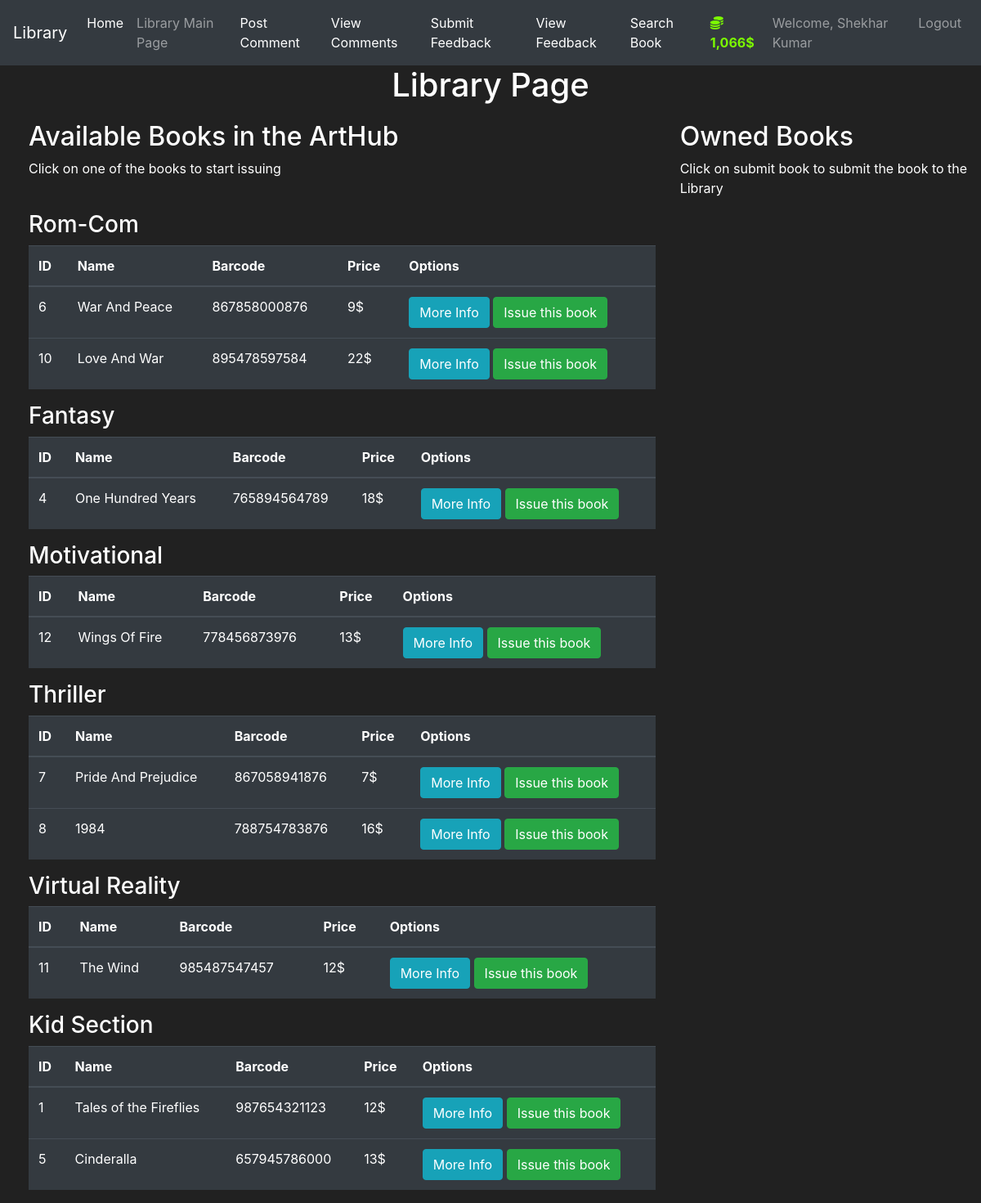
Page /market (signed in) on the committed database.
### market/models.py (models this page shows, shortened)
class User(db.Model, UserMixin):
    id=db.Column(db.Integer(), primary_key=True)
    username=db.Column(db.String(length=30), nullable=False, unique=True)
    email_address=db.Column(db.String(length=50),nullable=False,unique=True)
    password_hash=db.Column(db.String(length=60),nullable=False)
    budget=db.Column(db.Integer(),nullable=False, default=1000)
    is_admin = db.Column(db.Boolean(), nullable=False, server_default='0')
    items=db.relationship('Item',backref='owned_user',lazy=True)
    comments = db.relationship('Comment', backref='user', lazy=True)
    @property
    def prettier_budget(self):
        if len(str(self.budget)) >= 4:
            return f'{str(self.budget)[:-3]},{str(self.budget)[-3:]}$'
        else:
            return f"{self.budget}$"
    @property
    def password(self):
        return self.password

class Item(db.Model):
    id=db.Column(db.Integer(), primary_key=True)
    name=db.Column(db.String(length=30), nullable=False, unique=True)
    price= db.Column(db.Integer(), nullable=False )
    barcode=db.Column(db.String(length=12), nullable=False,unique=True)
    description=db.Column(db.String(length=1024), nullable=False, unique=True)
    category=db.Column(db.String(),nullable=False)
    owner=db.Column(db.Integer(),db.ForeignKey('user.id'))

### market/routes.py (the view, shortened to what this page needs)
@app.route('/market',methods=['GET','POST'])
@login_required
def market_page():
    purchase_form = PurchaseItemForm()
    selling_form = SellItemForm()
    items_by_category = {}
    all_categories = set()  # To ensure all categories are accounted for
    if request.method=="GET":
        items = Item.query.filter_by(owner=None)
        for item in items:
            if item.category not in items_by_category:
                items_by_category[item.category] = []
            items_by_category[item.category].append(item)
            all_categories.add(item.category)
        owned_items = Item.query.filter_by(owner=current_user.id)
        return render_template('market.html', items_by_category=items_by_category, all_categories=all_categories,
                            purchase_form=purchase_form, owned_items=owned_items, selling_form=selling_form)

### market/models.py (called while the page is built)
@login_manager.user_loader
def load_user(user_id):
    return User.query.get(int(user_id))

### market/templates/market.html (shortened to what this page needs)
{% extends 'base.html' %}
{% block title %}
<h1 style="text-align: center;">Library Page</h1>
{% endblock %}
{% block content %}
<div class="row" style="margin-top:20px; margin-left:20px">
   <div class="col-8">
      <h2>Available Books in the ArtHub</h2>
      {% if not current_user.is_admin %}
      <p>Click on one of the books to start issuing</p>
      {% endif %}
      <br>
      {% for category in all_categories %}
      <div class="row">
         <div class="col-md-12">
            <h3>{{ category }}</h3>
            <table class="table table-hover table-dark">
               <thead>
                  <tr>
                     <th scope="col">ID</th>
                     <th scope="col">Name</th>
                     <th scope="col">Barcode</th>
                     <th scope="col">Price</th>
                     <th scope="col">Options</th>
                  </tr>
               </thead>
               <tbody>
                  {% for item in items_by_category[category] %}
                  <tr>
                     <td>{{ item.id }}</td>
                     <td>{{ item.name }}</td>
                     <td>{{ item.barcode }}</td>
                     <td>{{ item.price }}$</td>
                     <td>
                        <button class="btn btn-outline btn-info" data-toggle="modal" data-target="#Modal-MoreInfo-{{ item.id }}">More Info</button>
                        {% if not current_user.is_admin %}
                        <button class="btn btn-outline btn-success" data-toggle="modal" data-target="#Modal-PurchaseConfirm-{{ item.id }}">Issue this book</button>
                        {% endif %}
                     </td>
                  </tr>
                  {% endfor %}
               </tbody>
            </table>
         </div>
      </div>
      {% endfor %}
   </div>
   {% if not current_user.is_admin %}
   <div class="col-4">
      <h2>Owned Books</h2>
      <p>Click on submit book to submit the book to the Library</p>
      <br>
   </div>
   {% endif %}
</div>
{% endblock %}

### market/templates/base.html (shortened to what this page needs)
<!doctype html>
<html lang="en">
   <head>
      <link rel="stylesheet" href="https://cdn.jsdelivr.net/npm/bootstrap@4.5.3/dist/css/bootstrap.min.css">
  </head>
  <body>
    <nav class="navbar navbar-expand-md navbar-dark bg-dark">
      <a class="navbar-brand" href="#">Library</a>
      <div class="collapse navbar-collapse" id="navbarNav">
        <ul class="navbar-nav mr-auto">
            <li class="nav-item active">
                <a class="nav-link" href="{{ url_for('home_page') }}">Home <span class="sr-only">(current)</span></a>
            </li>
            <li class="nav-item">
                <a class="nav-link" href="{{ url_for('market_page') }}">Library Main Page</a>
            </li>
        </ul>
        {% if current_user.is_authenticated %}
          {% if not current_user.is_admin %}
          <ul class="navbar-nav mr-auto">
            <li class="nav-item active">
              <a class="nav-link" href="{{ url_for('post_comment') }}">Post Comment</a>
            </li>
          </ul>
          {% endif %}
          <ul class="navbar-nav mr-auto">
            <li class="nav-item active">
              <a class="nav-link" href="{{ url_for('view_comments') }}">View Comments</a>
            </li>
          </ul>
        {% endif %}
        {% if current_user.is_authenticated %}
          {% if not current_user.is_admin %}
          <ul class="navbar-nav mr-auto">
            <li class="nav-item active">
              <a class="nav-link" href="{{ url_for('submit_feedback') }}">Submit Feedback</a>
            </li>
          </ul>
          {% endif %}
          <ul class="navbar-nav mr-auto">
            <li class="nav-item active">
              <a class="nav-link" href="{{ url_for('view_feedbacks') }}">View Feedback</a>
            </li>
          </ul>
          <ul class="navbar-nav mr-auto">
            <li class="nav-item active">
              <a class="nav-link" href="{{ url_for('search_books') }}">Search Book</a>
            </li>
          </ul>
        {% endif %}
        {% if current_user.is_authenticated %}
            <ul class="navbar-nav">
                {% if not current_user.is_admin %}
                <li class="nav-item">
                    <a class="nav-link" style="color: lawngreen; font-weight: bold">
                        <i class="fas fa-coins"></i>
                        {{ current_user.prettier_budget }}
                    </a>
                </li>
                {% endif %}
                <li class="nav-item">
                    <a class="nav-link">Welcome, {{ current_user.username }}</a>
                </li>
                <li class="nav-item">
                    <a class="nav-link" href="{{ url_for('logout_page') }}">Logout</a>
                </li>
            </ul>
          {% endif %}
      </div>
    </nav>
    {% block title %}
    {% endblock %}
      {% block content %}
      {% endblock %}
  </body>
</html>

### market/templates/base.html (style rules this page uses)
body { background-color: #212121; color: white }

### rows in the picture
User: prettier_budget "1,066$", username "Shekhar Kumar"
Item: category "Rom-Com", id "6", name "War And Peace", barcode "867858000876", price "9"
Item: id "10", name "Love And War", barcode "895478597584", price "22"
Item: category "Fantasy", id "4", name "One Hundred Years", barcode "765894564789", price "18"
Item: category "Motivational", id "12", name "Wings Of Fire", barcode "778456873976", price "13"
Item: category "Thriller", id "7", name "Pride And Prejudice", barcode "867058941876", price "7"
Item: id "8", name "1984", barcode "788754783876", price "16"
Item: category "Virtual Reality", id "11", name "The Wind", barcode "985487547457", price "12"
Item: category "Kid Section", id "1", name "Tales of the Fireflies", barcode "987654321123", price "12"
Item: id "5", name "Cinderalla", barcode "657945786000", price "13"
